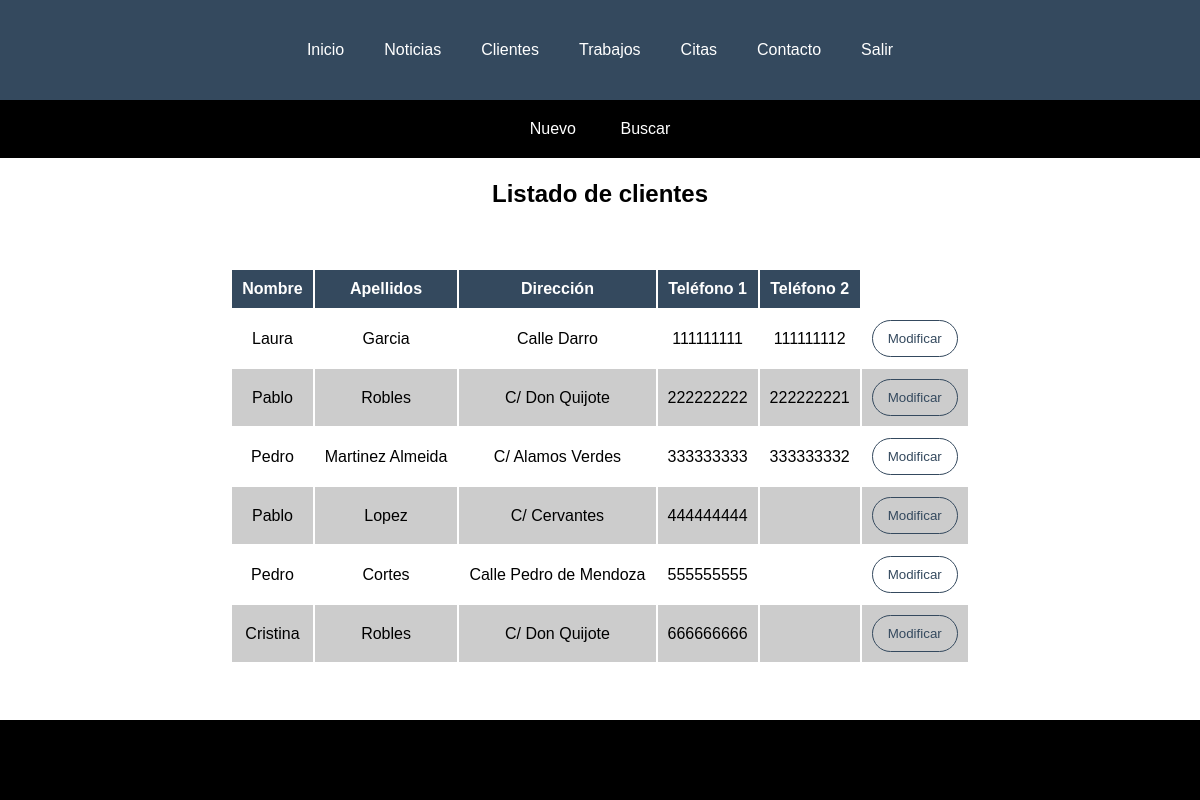
The app's page /php/clientes.php (signed in) with its own data.
### tables this page shows
CREATE TABLE `clientes` (
  `id` int(11) NOT NULL,
  `nombre` varchar(30) NOT NULL,
  `apellidos` varchar(40) NOT NULL,
  `direccion` varchar(50) NOT NULL,
  `telefono1` varchar(20) NOT NULL,
  `telefono2` varchar(20) DEFAULT NULL
);

### php/clientes.php (the view, shortened to what this page needs)
<!DOCTYPE html>
<html lang="es">
<head>
  <link rel="stylesheet" href="../css/style.css">
</head>
<body>
  <div id="submenuClientes">
    <ul>
      <li><a href="./clientesNuevo.php">Nuevo</a></li>
      <li><a href="./clientesBuscar.php">Buscar</a></li>
    </ul>
  </div>
  <?php
    include "./funciones.php";
    $conexion = conecta_bd();
    $consulta = "select * from clientes";
    $resultado = mysqli_query($conexion, $consulta);
    $numeroFilas = mysqli_num_rows($resultado);
    echo "<section id='todosClientes'>";
    echo "<h1>Listado de clientes</h1>";
    echo "<div id='contenedorTodosClientes'>";
    echo "<table>";
    echo "<thead><th>Nombre</th><th>Apellidos</th><th>Dirección</th><th>Teléfono 1</th><th>Teléfono 2</th></thead>";
    echo "<tbody>";
    for ($i=0; $i < $numeroFilas; $i++) {
      $fila = mysqli_fetch_array($resultado, MYSQLI_ASSOC);
      echo "<tr>";
        echo "<td>$fila[nombre]</td>";
        echo "<td>$fila[apellidos]</td>";
        echo "<td>$fila[direccion]</td>";
        echo "<td>$fila[telefono1]</td>";
        echo "<td>$fila[telefono2]</td>";
        echo "<td>
                <form action='./clientesModificar.php' method='post'>
                      <input type='hidden' name='id' value='$fila[id]'>
                      <input type='submit' value='Modificar'>
                </form>
              </td>";
      echo "</tr>";
    }
    echo "</tbody>";
    echo "</table>";
    echo "</div>";
    echo "</section>";
   ?>
</body>
</html>

### css/style.css (style rules this page uses)
* { text-decoration: none; list-style: none; margin: 0; padding: 0; box-sizing: border-box; font-family: sans-serif; }
html { position: relative; min-height: 100%; }
body { margin: 0 0 65px; }
table thead th { color: white; background: #34495e; padding: 10px; height: 20px; }
table td { padding: 10px; }
table tr { height: 20px; }
table tr:nth-child(even) { background: #ccc; }
section#todasNoticias, section#todosClientes, section#trabajos, section#nuevaNoticia, section#borrarNoticias, section#buscarNoticias, section#buscarTrabajos, section#nuevoTrabajo, section#borrarTrabajos, section#nuevoCliente, section#buscarClientes { width: 100%; min-height: 90vh; display: flex; justify-content: center; align-items: center; text-align: center; flex-direction: column; }
h1 { text-align: center; margin-top: 15%; }
form { text-align: center; }
div#submenuNoticias, div#submenuClientes, div#submenuTrabajos { top: 0; display:flex; justify-content: center; align-items: center; position: fixed; width: 100%; background: black; }
div#submenuNoticias ul, div#submenuClientes ul, div#submenuTrabajos ul { margin-top: 100px; padding: 20px; }
div#submenuNoticias ul li, div#submenuClientes ul li, div#submenuTrabajos ul li { display: inline-block; }
div#submenuNoticias ul li a, div#submenuClientes ul li a, div#submenuTrabajos ul li a { color: white; margin: 0 20px; text-decoration: none; }
div#contenedorTodasNoticias, div#contenedorTodosClientes, div#contenedorTrabajos, div#contenedorNuevaNoticia, div#contenedorBorrarNoticias, div#contenedorBuscarNoticias, div#contenedorBuscarTrabajos, div#contenedorNuevoTrabajo, div#contenedorBorrarTrabajos, div#contenedorNuevoCliente, div#contenedorBuscarClientes { width: 100%; display: flex; justify-content: space-around; flex-wrap: wrap; align-items: center; text-align: center; margin: 5% 0; }
section#buscarNoticias input:hover, section#buscarTrabajos input:last-child:hover, .enviar, table input { background-color: transparent; color: #34495e; border: 1px solid #34495e; padding: 10px 15px; border-radius: 50px; outline: none; }

### records on screen
clientes: nombre "Laura", apellidos "Garcia", direccion "Calle Darro", telefono1 "111111111", telefono2 "111111112"
clientes: nombre "Pablo", apellidos "Robles", direccion "C/ Don Quijote", telefono1 "222222222", telefono2 "222222221"
clientes: nombre "Pedro", apellidos "Martinez Almeida", direccion "C/ Alamos Verdes", telefono1 "333333333", telefono2 "333333332"
clientes: nombre "Pablo", apellidos "Lopez", direccion "C/ Cervantes", telefono1 "444444444"
clientes: nombre "Pedro", apellidos "Cortes", direccion "Calle Pedro de Mendoza", telefono1 "555555555"
clientes: nombre "Cristina", apellidos "Robles", direccion "C/ Don Quijote", telefono1 "666666666"
